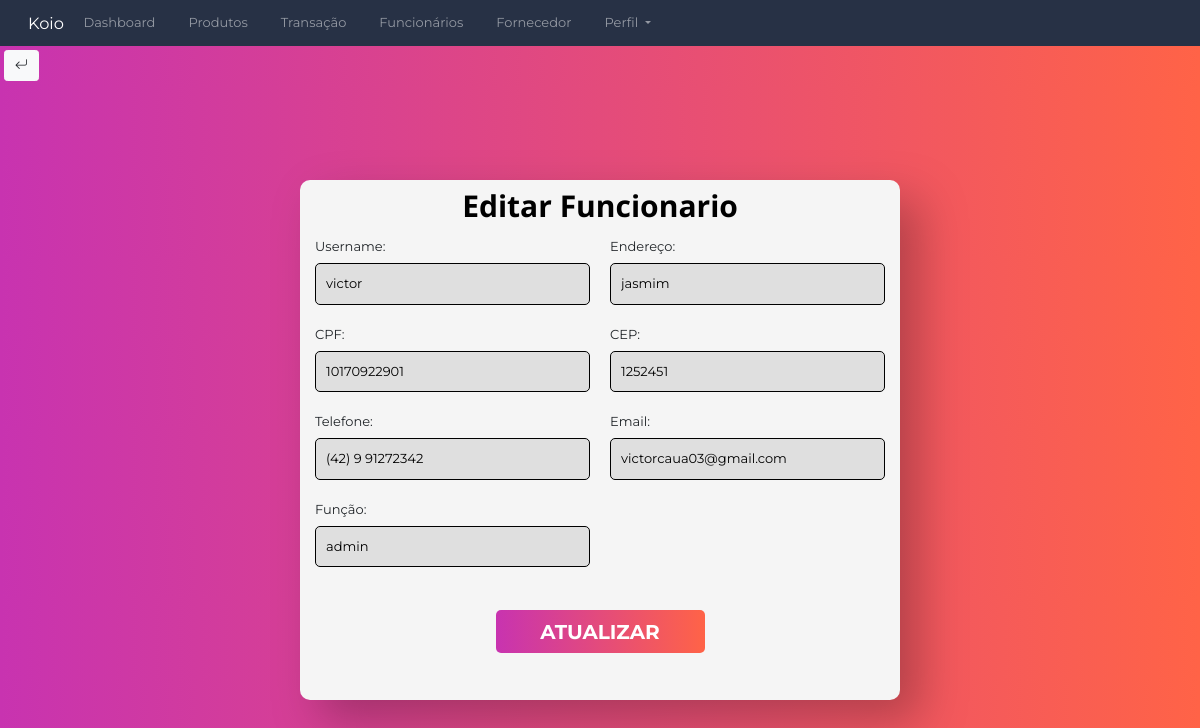
Before: /funcionario/editar/40/ (signed in) with the older database file.
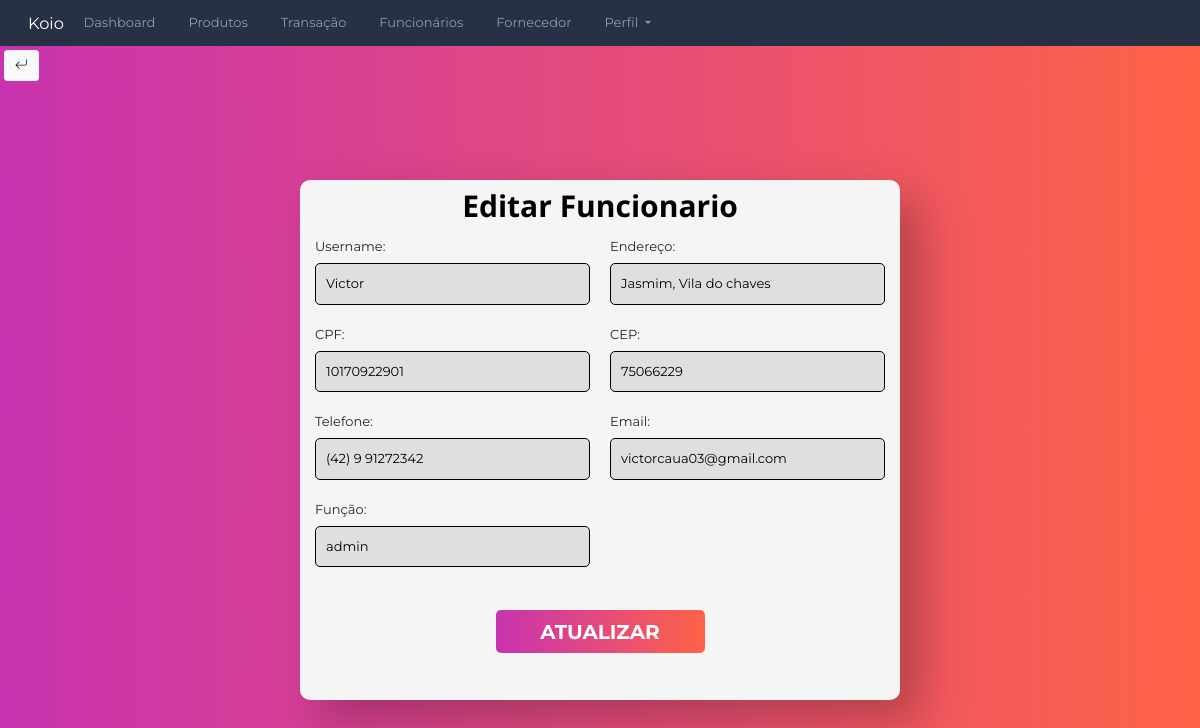
After: the same page with the newer database file.
### CRUDfuncionario/models.py (models this page shows, shortened)
class Funcionario(AbstractUser):
    idFuncionario = models.AutoField(primary_key=True)
    nivelDeAcesso = models.IntegerField(default=1)
    enderecoFuncionario = models.CharField(max_length=30)
    CPF = CPFField('CPF',default='000.000.000-0',validators=[valida_cpf])
    CEP = models.CharField(max_length=8)
    telefone = models.CharField(max_length=20)
    funcao = models.CharField(max_length=30)
    username = models.CharField(max_length=30,default='default_username', unique=True,
                                validators=[valida_texto])
    password = models.CharField(max_length=100, default='default_password')
    email = models.EmailField(unique=True, default='daniel@gmail.com',
                              validators = [EmailValidator(message="Insira um endereco de email valído")])
    def __init__(self, *args: Any, **kwargs: Any) -> None:
        super().__init__(*args, **kwargs)

### CRUDfuncionario/views.py (the view)
# urls.py: path('editar/<int:id>/', editarFuncionario_view, name="editarFuncionario_view"),
def editarFuncionario_view(request, id):
    if verifica_login(request):
        funcionario = usuario_existe(id)
        if(funcionario == None):
            return redirect(Funcionarios)
        return render(request, "updateFuncionario.html", {"funcionario": funcionario})
    else:
        return redirect(login_view)

### CRUDfuncionario/views.py (called while the page is built)
def usuario_existe(id):
    try:
        funcionario = Funcionario.objects.get(idFuncionario= id)
        return funcionario
    except Funcionario.DoesNotExist:
        return None

### login/views.py (called while the page is built)
def verifica_login(request):
        return 'user_id' in request.session

### CRUDfuncionario/templates/updateFuncionario.html (shortened to what this page needs)
{% extends 'navbar.html' %}
{% load static %}
{% block content%}
<link rel="stylesheet" href="{% static 'css/forms.css' %}">
<button onclick="history.back(); return false;" class="btn btn-light" style="margin: 4px">
    <i class="bi bi-arrow-return-left"></i>
</button>
<div class="retangulo_Editar">
    <div class="title_Editar">Editar Funcionario</div>
        <form action="{% url 'updateFuncionario_view' funcionario.idFuncionario %}" class="editar-form" method="POST">
            <div class="form-group">
                <div class="form-control_campos">
                    <label for="username">Username:</label>
                    <input type="text" id="username" name="username" value="{{funcionario.username}}">
                </div>
                <div class="form-control_campos">
                    <label for="enderecoFuncionario">Endereço:</label>
                    <input type="text" id="enderecoFuncionario" name="enderecoFuncionario" value="{{funcionario.enderecoFuncionario}}">
                </div>
                <div class="form-control_campos">
                    <label for="CPF">CPF:</label>
                    <input type="text" id="CPF" name="CPF" value="{{funcionario.CPF}}">
                </div>
                <div class="form-control_campos">
                    <label for="CEP">CEP:</label>
                    <input type="text" id="CEP" name="CEP" value="{{funcionario.CEP}}">
                </div>
                <div class="form-control_campos">
                    <label for="telefone">Telefone:</label>
                    <input type="text" id="telefone" name="telefone" value="{{funcionario.telefone}}">
                </div>
                <div class="form-control_campos">
                    <label for="email">Email:</label>
                    <input type="email" id="email" name="email" value="{{funcionario.email}}">
                </div>
                <div class="form-control_campos">
                    <label for="funcao">Função:</label>
                    <input type="text" id="funcao" name="funcao" value="{{funcionario.funcao}}">
                </div>
            </div>
            <button type="submit" class="btn-submit">Atualizar</button>
        </form>
    </div>
{% endblock %}

Changed rows visible on the page:
changed Funcionario "victorcaua03@gmail.com": username "victor" → "Victor"; enderecoFuncionario "jasmim" → "Jasmim, Vila do chaves"; CEP "1252451" → "75066229"
